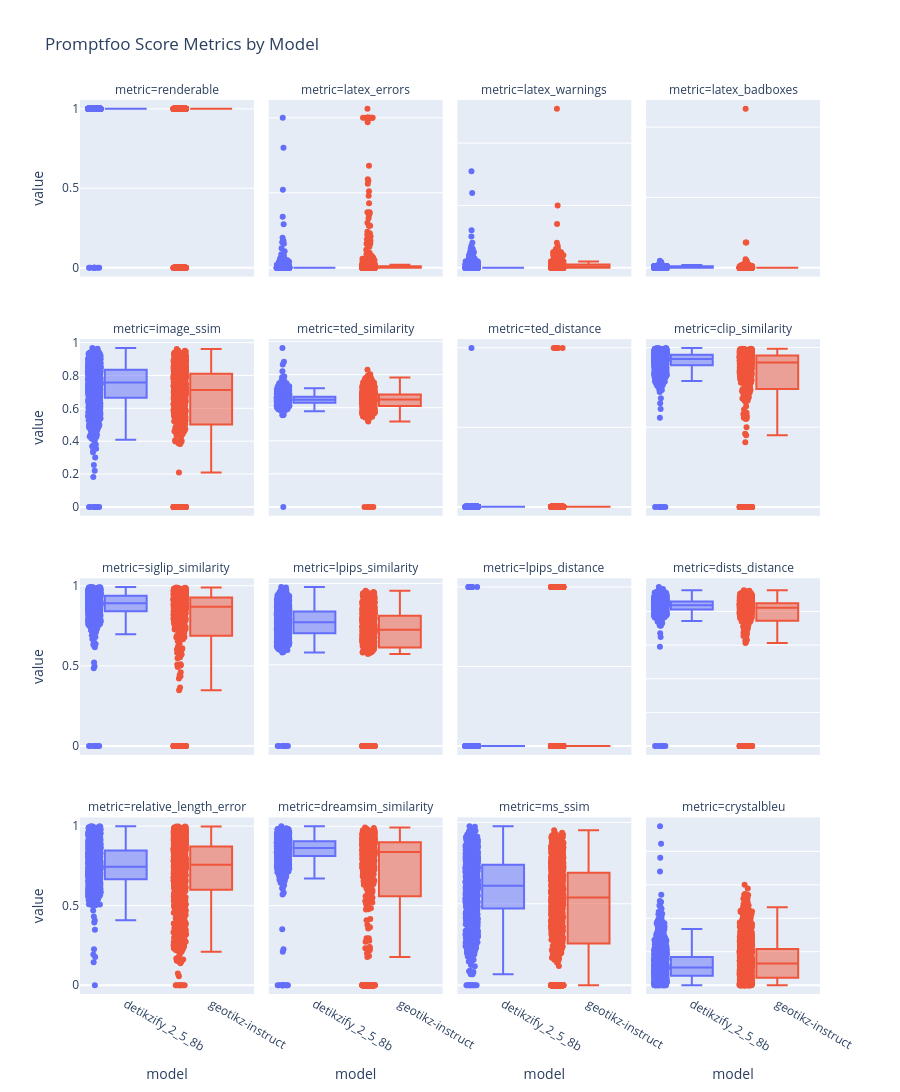
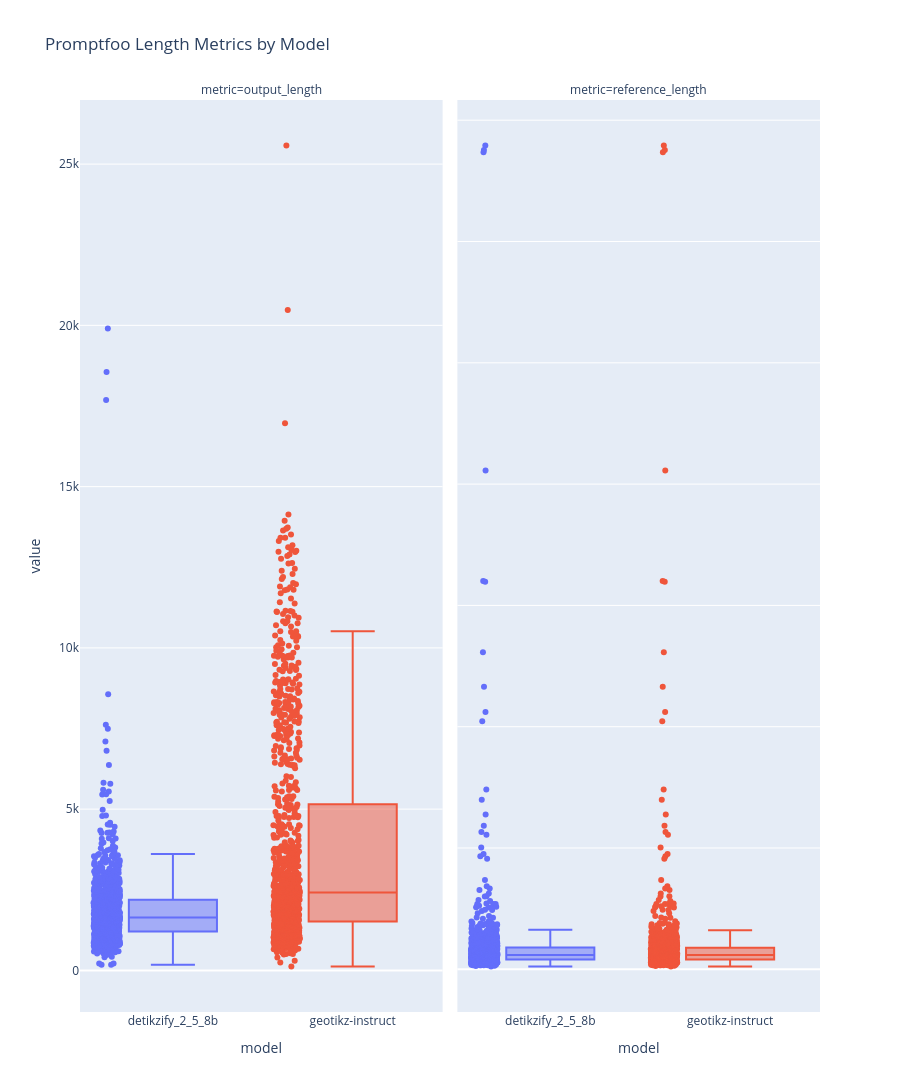

These figures' notebook cell, in order:
### Code cell
base_path = "/home/jonas/SynologyDrive/Uni-MA/2026_SoSe/Praktikum/results"

df = load_models(base_path)
df_long = to_long(df)

length_metrics = {"output_length", "reference_length"}

plot_metrics(
    df_long[~df_long["metric"].isin(length_metrics)],
    title="Promptfoo Score Metrics by Model",
)

plot_metrics(
    df_long[df_long["metric"].isin(length_metrics)],
    title="Promptfoo Length Metrics by Model",
)

### Figure 1 — Plotly figure (JSON) as saved in the notebook; plotly's stock layout.template omitted (floating-point values rounded to 4 significant figures; data arrays with more than 128 entries replaced by an {"elided": "..."} marker saying what was removed)
{"data": [{"alignmentgroup": "True", "boxpoints": "all", "hovertemplate": "model=%{x}<br>metric=renderable<br>value=%{y}<extra></extra>", "legendgroup": "detikzify_2_5_8b", "marker": {"color": "#636efa"}, "name": "detikzify_2_5_8b", "notched": false, "offsetgroup": "detikzify_2_5_8b", "orientation": "v", "showlegend": true, "type": "box", "x": {"elided": "1000 str values"}, "x0": " ", "xaxis": "x13", "y": {"elided": "1000 float values"}, "y0": " ", "yaxis": "y13"}, {"alignmentgroup": "True", "boxpoints": "all", "hovertemplate": "model=%{x}<br>metric=latex_errors<br>value=%{y}<extra></extra>", "legendgroup": "detikzify_2_5_8b", "marker": {"color": "#636efa"}, "name": "detikzify_2_5_8b", "notched": false, "offsetgroup": "detikzify_2_5_8b", "orientation": "v", "showlegend": false, "type": "box", "x": {"elided": "1000 str values"}, "x0": " ", "xaxis": "x14", "y": {"elided": "1000 float values"}, "y0": " ", "yaxis": "y14"}, {"alignmentgroup": "True", "boxpoints": "all", "hovertemplate": "model=%{x}<br>metric=latex_warnings<br>value=%{y}<extra></extra>", "legendgroup": "detikzify_2_5_8b", "marker": {"color": "#636efa"}, "name": "detikzify_2_5_8b", "notched": false, "offsetgroup": "detikzify_2_5_8b", "orientation": "v", "showlegend": false, "type": "box", "x": {"elided": "1000 str values"}, "x0": " ", "xaxis": "x15", "y": {"elided": "1000 float values"}, "y0": " ", "yaxis": "y15"}, {"alignmentgroup": "True", "boxpoints": "all", "hovertemplate": "model=%{x}<br>metric=latex_badboxes<br>value=%{y}<extra></extra>", "legendgroup": "detikzify_2_5_8b", "marker": {"color": "#636efa"}, "name": "detikzify_2_5_8b", "notched": false, "offsetgroup": "detikzify_2_5_8b", "orientation": "v", "showlegend": false, "type": "box", "x": {"elided": "1000 str values"}, "x0": " ", "xaxis": "x16", "y": {"elided": "1000 float values"}, "y0": " ", "yaxis": "y16"}, {"alignmentgroup": "True", "boxpoints": "all", "hovertemplate": "model=%{x}<br>metric=image_ssim<br>value=%{y}<extra></extra>", "legendgroup": "detikzify_2_5_8b", "marker": {"color": "#636efa"}, "name": "detikzify_2_5_8b", "notched": false, "offsetgroup": "detikzify_2_5_8b", "orientation": "v", "showlegend": false, "type": "box", "x": {"elided": "1000 str values"}, "x0": " ", "xaxis": "x9", "y": {"elided": "1000 float values"}, "y0": " ", "yaxis": "y9"}, {"alignmentgroup": "True", "boxpoints": "all", "hovertemplate": "model=%{x}<br>metric=ted_similarity<br>value=%{y}<extra></extra>", "legendgroup": "detikzify_2_5_8b", "marker": {"color": "#636efa"}, "name": "detikzify_2_5_8b", "notched": false, "offsetgroup": "detikzify_2_5_8b", "orientation": "v", "showlegend": false, "type": "box", "x": {"elided": "1000 str values"}, "x0": " ", "xaxis": "x10", "y": {"elided": "1000 float values"}, "y0": " ", "yaxis": "y10"}, {"alignmentgroup": "True", "boxpoints": "all", "hovertemplate": "model=%{x}<br>metric=ted_distance<br>value=%{y}<extra></extra>", "legendgroup": "detikzify_2_5_8b", "marker": {"color": "#636efa"}, "name": "detikzify_2_5_8b", "notched": false, "offsetgroup": "detikzify_2_5_8b", "orientation": "v", "showlegend": false, "type": "box", "x": {"elided": "1000 str values"}, "x0": " ", "xaxis": "x11", "y": {"elided": "1000 float values"}, "y0": " ", "yaxis": "y11"}, {"alignmentgroup": "True", "boxpoints": "all", "hovertemplate": "model=%{x}<br>metric=clip_similarity<br>value=%{y}<extra></extra>", "legendgroup": "detikzify_2_5_8b", "marker": {"color": "#636efa"}, "name": "detikzify_2_5_8b", "notched": false, "offsetgroup": "detikzify_2_5_8b", "orientation": "v", "showlegend": false, "type": "box", "x": {"elided": "1000 str values"}, "x0": " ", "xaxis": "x12", "y": {"elided": "1000 float values"}, "y0": " ", "yaxis": "y12"}, {"alignmentgroup": "True", "boxpoints": "all", "hovertemplate": "model=%{x}<br>metric=siglip_similarity<br>value=%{y}<extra></extra>", "legendgroup": "detikzify_2_5_8b", "marker": {"color": "#636efa"}, "name": "detikzify_2_5_8b", "notched": false, "offsetgroup": "detikzify_2_5_8b", "orientation": "v", "showlegend": false, "type": "box", "x": {"elided": "1000 str values"}, "x0": " ", "xaxis": "x5", "y": {"elided": "1000 float values"}, "y0": " ", "yaxis": "y5"}, {"alignmentgroup": "True", "boxpoints": "all", "hovertemplate": "model=%{x}<br>metric=lpips_similarity<br>value=%{y}<extra></extra>", "legendgroup": "detikzify_2_5_8b", "marker": {"color": "#636efa"}, "name": "detikzify_2_5_8b", "notched": false, "offsetgroup": "detikzify_2_5_8b", "orientation": "v", "showlegend": false, "type": "box", "x": {"elided": "1000 str values"}, "x0": " ", "xaxis": "x6", "y": {"elided": "1000 float values"}, "y0": " ", "yaxis": "y6"}, {"alignmentgroup": "True", "boxpoints": "all", "hovertemplate": "model=%{x}<br>metric=lpips_distance<br>value=%{y}<extra></extra>", "legendgroup": "detikzify_2_5_8b", "marker": {"color": "#636efa"}, "name": "detikzify_2_5_8b", "notched": false, "offsetgroup": "detikzify_2_5_8b", "orientation": "v", "showlegend": false, "type": "box", "x": {"elided": "1000 str values"}, "x0": " ", "xaxis": "x7", "y": {"elided": "1000 float values"}, "y0": " ", "yaxis": "y7"}, {"alignmentgroup": "True", "boxpoints": "all", "hovertemplate": "model=%{x}<br>metric=dists_distance<br>value=%{y}<extra></extra>", "legendgroup": "detikzify_2_5_8b", "marker": {"color": "#636efa"}, "name": "detikzify_2_5_8b", "notched": false, "offsetgroup": "detikzify_2_5_8b", "orientation": "v", "showlegend": false, "type": "box", "x": {"elided": "1000 str values"}, "x0": " ", "xaxis": "x8", "y": {"elided": "1000 float values"}, "y0": " ", "yaxis": "y8"}, {"alignmentgroup": "True", "boxpoints": "all", "hovertemplate": "model=%{x}<br>metric=relative_length_error<br>value=%{y}<extra></extra>", "legendgroup": "detikzify_2_5_8b", "marker": {"color": "#636efa"}, "name": "detikzify_2_5_8b", "notched": false, "offsetgroup": "detikzify_2_5_8b", "orientation": "v", "showlegend": false, "type": "box", "x": {"elided": "1000 str values"}, "x0": " ", "xaxis": "x", "y": {"elided": "1000 float values"}, "y0": " ", "yaxis": "y"}, {"alignmentgroup": "True", "boxpoints": "all", "hovertemplate": "model=%{x}<br>metric=dreamsim_similarity<br>value=%{y}<extra></extra>", "legendgroup": "detikzify_2_5_8b", "marker": {"color": "#636efa"}, "name": "detikzify_2_5_8b", "notched": false, "offsetgroup": "detikzify_2_5_8b", "orientation": "v", "showlegend": false, "type": "box", "x": {"elided": "1000 str values"}, "x0": " ", "xaxis": "x2", "y": {"elided": "1000 float values"}, "y0": " ", "yaxis": "y2"}, {"alignmentgroup": "True", "boxpoints": "all", "hovertemplate": "model=%{x}<br>metric=ms_ssim<br>value=%{y}<extra></extra>", "legendgroup": "detikzify_2_5_8b", "marker": {"color": "#636efa"}, "name": "detikzify_2_5_8b", "notched": false, "offsetgroup": "detikzify_2_5_8b", "orientation": "v", "showlegend": false, "type": "box", "x": {"elided": "1000 str values"}, "x0": " ", "xaxis": "x3", "y": {"elided": "1000 float values"}, "y0": " ", "yaxis": "y3"}, {"alignmentgroup": "True", "boxpoints": "all", "hovertemplate": "model=%{x}<br>metric=crystalbleu<br>value=%{y}<extra></extra>", "legendgroup": "detikzify_2_5_8b", "marker": {"color": "#636efa"}, "name": "detikzify_2_5_8b", "notched": false, "offsetgroup": "detikzify_2_5_8b", "orientation": "v", "showlegend": false, "type": "box", "x": {"elided": "1000 str values"}, "x0": " ", "xaxis": "x4", "y": {"elided": "1000 float values"}, "y0": " ", "yaxis": "y4"}, {"alignmentgroup": "True", "boxpoints": "all", "hovertemplate": "model=%{x}<br>metric=renderable<br>value=%{y}<extra></extra>", "legendgroup": "geotikz-instruct", "marker": {"color": "#EF553B"}, "name": "geotikz-instruct", "notched": false, "offsetgroup": "geotikz-instruct", "orientation": "v", "showlegend": true, "type": "box", "x": {"elided": "1000 str values"}, "x0": " ", "xaxis": "x13", "y": {"elided": "1000 float values"}, "y0": " ", "yaxis": "y13"}, {"alignmentgroup": "True", "boxpoints": "all", "hovertemplate": "model=%{x}<br>metric=latex_errors<br>value=%{y}<extra></extra>", "legendgroup": "geotikz-instruct", "marker": {"color": "#EF553B"}, "name": "geotikz-instruct", "notched": false, "offsetgroup": "geotikz-instruct", "orientation": "v", "showlegend": false, "type": "box", "x": {"elided": "1000 str values"}, "x0": " ", "xaxis": "x14", "y": {"elided": "1000 float values"}, "y0": " ", "yaxis": "y14"}, {"alignmentgroup": "True", "boxpoints": "all", "hovertemplate": "model=%{x}<br>metric=latex_warnings<br>value=%{y}<extra></extra>", "legendgroup": "geotikz-instruct", "marker": {"color": "#EF553B"}, "name": "geotikz-instruct", "notched": false, "offsetgroup": "geotikz-instruct", "orientation": "v", "showlegend": false, "type": "box", "x": {"elided": "1000 str values"}, "x0": " ", "xaxis": "x15", "y": {"elided": "1000 float values"}, "y0": " ", "yaxis": "y15"}, {"alignmentgroup": "True", "boxpoints": "all", "hovertemplate": "model=%{x}<br>metric=latex_badboxes<br>value=%{y}<extra></extra>", "legendgroup": "geotikz-instruct", "marker": {"color": "#EF553B"}, "name": "geotikz-instruct", "notched": false, "offsetgroup": "geotikz-instruct", "orientation": "v", "showlegend": false, "type": "box", "x": {"elided": "1000 str values"}, "x0": " ", "xaxis": "x16", "y": {"elided": "1000 float values"}, "y0": " ", "yaxis": "y16"}, {"alignmentgroup": "True", "boxpoints": "all", "hovertemplate": "model=%{x}<br>metric=image_ssim<br>value=%{y}<extra></extra>", "legendgroup": "geotikz-instruct", "marker": {"color": "#EF553B"}, "name": "geotikz-instruct", "notched": false, "offsetgroup": "geotikz-instruct", "orientation": "v", "showlegend": false, "type": "box", "x": {"elided": "1000 str values"}, "x0": " ", "xaxis": "x9", "y": {"elided": "1000 float values"}, "y0": " ", "yaxis": "y9"}, {"alignmentgroup": "True", "boxpoints": "all", "hovertemplate": "model=%{x}<br>metric=ted_similarity<br>value=%{y}<extra></extra>", "legendgroup": "geotikz-instruct", "marker": {"color": "#EF553B"}, "name": "geotikz-instruct", "notched": false, "offsetgroup": "geotikz-instruct", "orientation": "v", "showlegend": false, "type": "box", "x": {"elided": "1000 str values"}, "x0": " ", "xaxis": "x10", "y": {"elided": "1000 float values"}, "y0": " ", "yaxis": "y10"}, {"alignmentgroup": "True", "boxpoints": "all", "hovertemplate": "model=%{x}<br>metric=ted_distance<br>value=%{y}<extra></extra>", "legendgroup": "geotikz-instruct", "marker": {"color": "#EF553B"}, "name": "geotikz-instruct", "notched": false, "offsetgroup": "geotikz-instruct", "orientation": "v", "showlegend": false, "type": "box", "x": {"elided": "1000 str values"}, "x0": " ", "xaxis": "x11", "y": {"elided": "1000 float values"}, "y0": " ", "yaxis": "y11"}, {"alignmentgroup": "True", "boxpoints": "all", "hovertemplate": "model=%{x}<br>metric=clip_similarity<br>value=%{y}<extra></extra>", "legendgroup": "geotikz-instruct", "marker": {"color": "#EF553B"}, "name": "geotikz-instruct", "notched": false, "offsetgroup": "geotikz-instruct", "orientation": "v", "showlegend": false, "type": "box", "x": {"elided": "1000 str values"}, "x0": " ", "xaxis": "x12", "y": {"elided": "1000 float values"}, "y0": " ", "yaxis": "y12"}, {"alignmentgroup": "True", "boxpoints": "all", "hovertemplate": "model=%{x}<br>metric=siglip_similarity<br>value=%{y}<extra></extra>", "legendgroup": "geotikz-instruct", "marker": {"color": "#EF553B"}, "name": "geotikz-instruct", "notched": false, "offsetgroup": "geotikz-instruct", "orientation": "v", "showlegend": false, "type": "box", "x": {"elided": "1000 str values"}, "x0": " ", "xaxis": "x5", "y": {"elided": "1000 float values"}, "y0": " ", "yaxis": "y5"}, {"alignmentgroup": "True", "boxpoints": "all", "hovertemplate": "model=%{x}<br>metric=lpips_similarity<br>value=%{y}<extra></extra>", "legendgroup": "geotikz-instruct", "marker": {"color": "#EF553B"}, "name": "geotikz-instruct", "notched": false, "offsetgroup": "geotikz-instruct", "orientation": "v", "showlegend": false, "type": "box", "x": {"elided": "1000 str values"}, "x0": " ", "xaxis": "x6", "y": {"elided": "1000 float values"}, "y0": " ", "yaxis": "y6"}, {"alignmentgroup": "True", "boxpoints": "all", "hovertemplate": "model=%{x}<br>metric=lpips_distance<br>value=%{y}<extra></extra>", "legendgroup": "geotikz-instruct", "marker": {"color": "#EF553B"}, "name": "geotikz-instruct", "notched": false, "offsetgroup": "geotikz-instruct", "orientation": "v", "showlegend": false, "type": "box", "x": {"elided": "1000 str values"}, "x0": " ", "xaxis": "x7", "y": {"elided": "1000 float values"}, "y0": " ", "yaxis": "y7"}, {"alignmentgroup": "True", "boxpoints": "all", "hovertemplate": "model=%{x}<br>metric=dists_distance<br>value=%{y}<extra></extra>", "legendgroup": "geotikz-instruct", "marker": {"color": "#EF553B"}, "name": "geotikz-instruct", "notched": false, "offsetgroup": "geotikz-instruct", "orientation": "v", "showlegend": false, "type": "box", "x": {"elided": "1000 str values"}, "x0": " ", "xaxis": "x8", "y": {"elided": "1000 float values"}, "y0": " ", "yaxis": "y8"}, {"alignmentgroup": "True", "boxpoints": "all", "hovertemplate": "model=%{x}<br>metric=relative_length_error<br>value=%{y}<extra></extra>", "legendgroup": "geotikz-instruct", "marker": {"color": "#EF553B"}, "name": "geotikz-instruct", "notched": false, "offsetgroup": "geotikz-instruct", "orientation": "v", "showlegend": false, "type": "box", "x": {"elided": "1000 str values"}, "x0": " ", "xaxis": "x", "y": {"elided": "1000 float values"}, "y0": " ", "yaxis": "y"}, {"alignmentgroup": "True", "boxpoints": "all", "hovertemplate": "model=%{x}<br>metric=dreamsim_similarity<br>value=%{y}<extra></extra>", "legendgroup": "geotikz-instruct", "marker": {"color": "#EF553B"}, "name": "geotikz-instruct", "notched": false, "offsetgroup": "geotikz-instruct", "orientation": "v", "showlegend": false, "type": "box", "x": {"elided": "1000 str values"}, "x0": " ", "xaxis": "x2", "y": {"elided": "1000 float values"}, "y0": " ", "yaxis": "y2"}, {"alignmentgroup": "True", "boxpoints": "all", "hovertemplate": "model=%{x}<br>metric=ms_ssim<br>value=%{y}<extra></extra>", "legendgroup": "geotikz-instruct", "marker": {"color": "#EF553B"}, "name": "geotikz-instruct", "notched": false, "offsetgroup": "geotikz-instruct", "orientation": "v", "showlegend": false, "type": "box", "x": {"elided": "1000 str values"}, "x0": " ", "xaxis": "x3", "y": {"elided": "1000 float values"}, "y0": " ", "yaxis": "y3"}, {"alignmentgroup": "True", "boxpoints": "all", "hovertemplate": "model=%{x}<br>metric=crystalbleu<br>value=%{y}<extra></extra>", "legendgroup": "geotikz-instruct", "marker": {"color": "#EF553B"}, "name": "geotikz-instruct", "notched": false, "offsetgroup": "geotikz-instruct", "orientation": "v", "showlegend": false, "type": "box", "x": {"elided": "1000 str values"}, "x0": " ", "xaxis": "x4", "y": {"elided": "1000 float values"}, "y0": " ", "yaxis": "y4"}], "layout": {"annotations": [{"font": {}, "showarrow": false, "text": "metric=relative_length_error", "x": 0.1175, "xanchor": "center", "xref": "paper", "y": 0.1975, "yanchor": "bottom", "yref": "paper"}, {"font": {}, "showarrow": false, "text": "metric=dreamsim_similarity", "x": 0.3725, "xanchor": "center", "xref": "paper", "y": 0.1975, "yanchor": "bottom", "yref": "paper"}, {"font": {}, "showarrow": false, "text": "metric=ms_ssim", "x": 0.6275, "xanchor": "center", "xref": "paper", "y": 0.1975, "yanchor": "bottom", "yref": "paper"}, {"font": {}, "showarrow": false, "text": "metric=crystalbleu", "x": 0.8825, "xanchor": "center", "xref": "paper", "y": 0.1975, "yanchor": "bottom", "yref": "paper"}, {"font": {}, "showarrow": false, "text": "metric=siglip_similarity", "x": 0.1175, "xanchor": "center", "xref": "paper", "y": 0.465, "yanchor": "bottom", "yref": "paper"}, {"font": {}, "showarrow": false, "text": "metric=lpips_similarity", "x": 0.3725, "xanchor": "center", "xref": "paper", "y": 0.465, "yanchor": "bottom", "yref": "paper"}, {"font": {}, "showarrow": false, "text": "metric=lpips_distance", "x": 0.6275, "xanchor": "center", "xref": "paper", "y": 0.465, "yanchor": "bottom", "yref": "paper"}, {"font": {}, "showarrow": false, "text": "metric=dists_distance", "x": 0.8825, "xanchor": "center", "xref": "paper", "y": 0.465, "yanchor": "bottom", "yref": "paper"}, {"font": {}, "showarrow": false, "text": "metric=image_ssim", "x": 0.1175, "xanchor": "center", "xref": "paper", "y": 0.7325, "yanchor": "bottom", "yref": "paper"}, {"font": {}, "showarrow": false, "text": "metric=ted_similarity", "x": 0.3725, "xanchor": "center", "xref": "paper", "y": 0.7325, "yanchor": "bottom", "yref": "paper"}, {"font": {}, "showarrow": false, "text": "metric=ted_distance", "x": 0.6275, "xanchor": "center", "xref": "paper", "y": 0.7325, "yanchor": "bottom", "yref": "paper"}, {"font": {}, "showarrow": false, "text": "metric=clip_similarity", "x": 0.8825, "xanchor": "center", "xref": "paper", "y": 0.7325, "yanchor": "bottom", "yref": "paper"}, {"font": {}, "showarrow": false, "text": "metric=renderable", "x": 0.1175, "xanchor": "center", "xref": "paper", "y": 1, "yanchor": "bottom", "yref": "paper"}, {"font": {}, "showarrow": false, "text": "metric=latex_errors", "x": 0.3725, "xanchor": "center", "xref": "paper", "y": 1, "yanchor": "bottom", "yref": "paper"}, {"font": {}, "showarrow": false, "text": "metric=latex_warnings", "x": 0.6275, "xanchor": "center", "xref": "paper", "y": 1, "yanchor": "bottom", "yref": "paper"}, {"font": {}, "showarrow": false, "text": "metric=latex_badboxes", "x": 0.8825, "xanchor": "center", "xref": "paper", "y": 1, "yanchor": "bottom", "yref": "paper"}], "boxmode": "overlay", "height": 1400, "legend": {"title": {"text": "model"}, "tracegroupgap": 0}, "showlegend": false, "title": {"text": "Promptfoo Score Metrics by Model"}, "xaxis": {"anchor": "y", "categoryarray": ["detikzify_2_5_8b", "geotikz-instruct"], "categoryorder": "array", "domain": [0, 0.235], "title": {"text": "model"}}, "xaxis10": {"anchor": "y10", "domain": [0.255, 0.49], "showticklabels": false}, "xaxis11": {"anchor": "y11", "domain": [0.51, 0.745], "showticklabels": false}, "xaxis12": {"anchor": "y12", "domain": [0.765, 1.0], "showticklabels": false}, "xaxis13": {"anchor": "y13", "domain": [0, 0.235], "showticklabels": false}, "xaxis14": {"anchor": "y14", "domain": [0.255, 0.49], "showticklabels": false}, "xaxis15": {"anchor": "y15", "domain": [0.51, 0.745], "showticklabels": false}, "xaxis16": {"anchor": "y16", "domain": [0.765, 1.0], "showticklabels": false}, "xaxis2": {"anchor": "y2", "categoryarray": ["detikzify_2_5_8b", "geotikz-instruct"], "categoryorder": "array", "domain": [0.255, 0.49], "title": {"text": "model"}}, "xaxis3": {"anchor": "y3", "categoryarray": ["detikzify_2_5_8b", "geotikz-instruct"], "categoryorder": "array", "domain": [0.51, 0.745], "title": {"text": "model"}}, "xaxis4": {"anchor": "y4", "categoryarray": ["detikzify_2_5_8b", "geotikz-instruct"], "categoryorder": "array", "domain": [0.765, 1.0], "title": {"text": "model"}}, "xaxis5": {"anchor": "y5", "domain": [0, 0.235], "showticklabels": false}, "xaxis6": {"anchor": "y6", "domain": [0.255, 0.49], "showticklabels": false}, "xaxis7": {"anchor": "y7", "domain": [0.51, 0.745], "showticklabels": false}, "xaxis8": {"anchor": "y8", "domain": [0.765, 1.0], "showticklabels": false}, "xaxis9": {"anchor": "y9", "domain": [0, 0.235], "showticklabels": false}, "yaxis": {"anchor": "x", "domain": [0, 0.1975], "title": {"text": "value"}}, "yaxis10": {"anchor": "x10", "domain": [0.535, 0.7325], "showticklabels": false}, "yaxis11": {"anchor": "x11", "domain": [0.535, 0.7325], "showticklabels": false}, "yaxis12": {"anchor": "x12", "domain": [0.535, 0.7325], "showticklabels": false}, "yaxis13": {"anchor": "x13", "domain": [0.8025, 1], "title": {"text": "value"}}, "yaxis14": {"anchor": "x14", "domain": [0.8025, 1], "showticklabels": false}, "yaxis15": {"anchor": "x15", "domain": [0.8025, 1], "showticklabels": false}, "yaxis16": {"anchor": "x16", "domain": [0.8025, 1], "showticklabels": false}, "yaxis2": {"anchor": "x2", "domain": [0, 0.1975], "showticklabels": false}, "yaxis3": {"anchor": "x3", "domain": [0, 0.1975], "showticklabels": false}, "yaxis4": {"anchor": "x4", "domain": [0, 0.1975], "showticklabels": false}, "yaxis5": {"anchor": "x5", "domain": [0.2675, 0.465], "title": {"text": "value"}}, "yaxis6": {"anchor": "x6", "domain": [0.2675, 0.465], "showticklabels": false}, "yaxis7": {"anchor": "x7", "domain": [0.2675, 0.465], "showticklabels": false}, "yaxis8": {"anchor": "x8", "domain": [0.2675, 0.465], "showticklabels": false}, "yaxis9": {"anchor": "x9", "domain": [0.535, 0.7325], "title": {"text": "value"}}}}

### Figure 2 — Plotly figure (JSON) as saved in the notebook; plotly's stock layout.template omitted (floating-point values rounded to 4 significant figures; data arrays with more than 128 entries replaced by an {"elided": "..."} marker saying what was removed)
{"data": [{"alignmentgroup": "True", "boxpoints": "all", "hovertemplate": "model=%{x}<br>metric=output_length<br>value=%{y}<extra></extra>", "legendgroup": "detikzify_2_5_8b", "marker": {"color": "#636efa"}, "name": "detikzify_2_5_8b", "notched": false, "offsetgroup": "detikzify_2_5_8b", "orientation": "v", "showlegend": true, "type": "box", "x": {"elided": "999 str values"}, "x0": " ", "xaxis": "x", "y": {"elided": "999 float values"}, "y0": " ", "yaxis": "y"}, {"alignmentgroup": "True", "boxpoints": "all", "hovertemplate": "model=%{x}<br>metric=reference_length<br>value=%{y}<extra></extra>", "legendgroup": "detikzify_2_5_8b", "marker": {"color": "#636efa"}, "name": "detikzify_2_5_8b", "notched": false, "offsetgroup": "detikzify_2_5_8b", "orientation": "v", "showlegend": false, "type": "box", "x": {"elided": "999 str values"}, "x0": " ", "xaxis": "x2", "y": {"elided": "999 float values"}, "y0": " ", "yaxis": "y2"}, {"alignmentgroup": "True", "boxpoints": "all", "hovertemplate": "model=%{x}<br>metric=output_length<br>value=%{y}<extra></extra>", "legendgroup": "geotikz-instruct", "marker": {"color": "#EF553B"}, "name": "geotikz-instruct", "notched": false, "offsetgroup": "geotikz-instruct", "orientation": "v", "showlegend": true, "type": "box", "x": {"elided": "992 str values"}, "x0": " ", "xaxis": "x", "y": {"elided": "992 float values"}, "y0": " ", "yaxis": "y"}, {"alignmentgroup": "True", "boxpoints": "all", "hovertemplate": "model=%{x}<br>metric=reference_length<br>value=%{y}<extra></extra>", "legendgroup": "geotikz-instruct", "marker": {"color": "#EF553B"}, "name": "geotikz-instruct", "notched": false, "offsetgroup": "geotikz-instruct", "orientation": "v", "showlegend": false, "type": "box", "x": {"elided": "992 str values"}, "x0": " ", "xaxis": "x2", "y": {"elided": "992 float values"}, "y0": " ", "yaxis": "y2"}], "layout": {"annotations": [{"font": {}, "showarrow": false, "text": "metric=output_length", "x": 0.245, "xanchor": "center", "xref": "paper", "y": 1, "yanchor": "bottom", "yref": "paper"}, {"font": {}, "showarrow": false, "text": "metric=reference_length", "x": 0.755, "xanchor": "center", "xref": "paper", "y": 1, "yanchor": "bottom", "yref": "paper"}], "boxmode": "overlay", "height": 1400, "legend": {"title": {"text": "model"}, "tracegroupgap": 0}, "showlegend": false, "title": {"text": "Promptfoo Length Metrics by Model"}, "xaxis": {"anchor": "y", "categoryarray": ["detikzify_2_5_8b", "geotikz-instruct"], "categoryorder": "array", "domain": [0, 0.49], "title": {"text": "model"}}, "xaxis2": {"anchor": "y2", "categoryarray": ["detikzify_2_5_8b", "geotikz-instruct"], "categoryorder": "array", "domain": [0.51, 1], "title": {"text": "model"}}, "yaxis": {"anchor": "x", "domain": [0, 1], "title": {"text": "value"}}, "yaxis2": {"anchor": "x2", "domain": [0, 1], "showticklabels": false}}}
